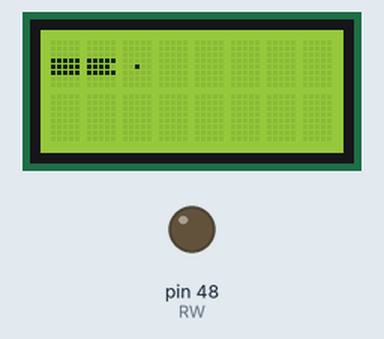
Simulated run of this sketch. Board: Arduino Mega 2560, built with avr-gcc and run on an emulated ATmega2560. On the bench: 8×2 character LCD, output pins drawn as LEDs (lit = HIGH).

Above: at 0.1 s.
At 0.8 s:
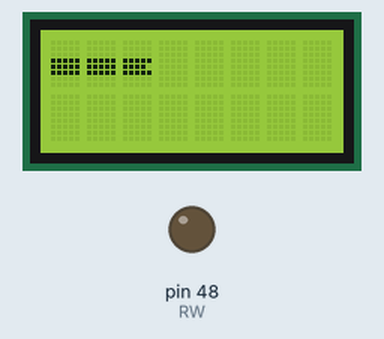
At 1.5 s:
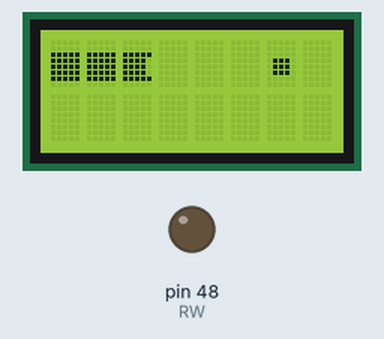
At 2.2 s:
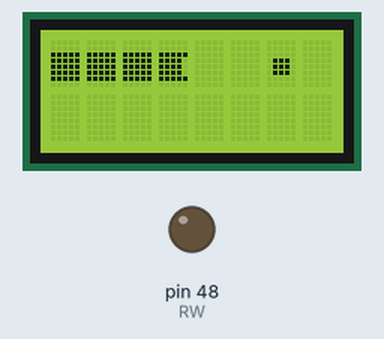
At 2.9 s:
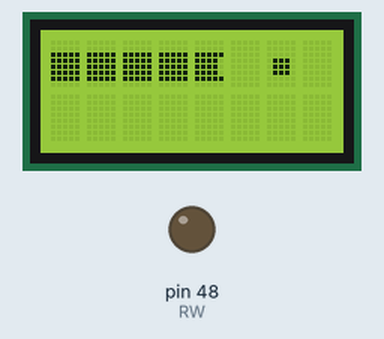
At 3.81 s:
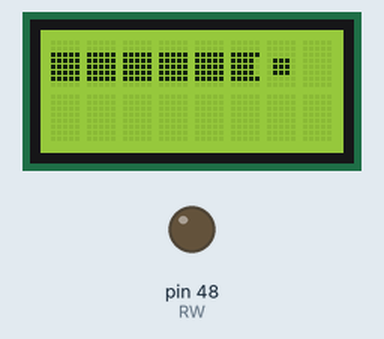

Measured:
- by itself, everything shown: repeats every 4.0 s, in 6 steps
- what the display in image 1 shows lasts 0.7 s, from 0.8 s to 1.5 s
- what the display in image 5 shows lasts 0.4 s, from 3.6 s to 4.0 s

The sketch:

anima_ao.ino
```cpp
#include <LiquidCrystal.h>
//Pinos que vão ser utilizados!.
LiquidCrystal lcd (32, 36, 42, 34, 40, 38);
byte carinha1[8] = {0b00000,
                    0b00000,
                    0b00000,
                    0b11111,
                    0b11111,
                    0b11111,
                    0b00000,
                    0b00000};

byte carinha2[8] = {0b00000,
                    0b00000,
                    0b00000,
                    0b11111,
                    0b11110,
                    0b11111,
                    0b00000,
                    0b00000};
byte carinha3[8] = {0b00000,
                    0b00000,
                    0b00000,
                    0b00000,
                    0b00100,
                    0b00000,
                    0b00000,
                    0b00000};
byte carinha4[8] = {0b00000,
                    0b00000,
                    0b11111,
                    0b11111,
                    0b11111,
                    0b11111,
                    0b11111,
                    0b00000};
byte carinha5[8] = {0b00000,
                    0b00000,
                    0b11111,
                    0b11110,
                    0b11110,
                    0b11110,
                    0b11111,
                    0b00000};
byte carinha6[8] = {0b00000,
                    0b00000,
                    0b00000,
                    0b01110,
                    0b01110,
                    0b01110,
                    0b00000,
                    0b00000};
int RW = 48;


void setup() {
  pinMode(RW, OUTPUT);
  digitalWrite(RW, LOW);
  //Define o Numero de colunas e linha!.
  lcd.begin(8, 2);
    lcd.createChar(0, carinha1);
  lcd.createChar(1, carinha2);
  lcd.createChar(2, carinha3);
  lcd.createChar(3, carinha4);
  lcd.createChar(4, carinha5);
  lcd.createChar(5, carinha6);
}

void loop() {
  lcd.clear();
  lcd.setCursor(0, 0);
  lcd.write(byte(0));
  lcd.setCursor(1, 0);
  lcd.write(byte(1));
  lcd.setCursor(2, 0);
  lcd.write(byte(2));
  delay(700);
  lcd.clear();
  lcd.setCursor(0, 0);
  lcd.write(byte(0));
  lcd.setCursor(1, 0);
  lcd.write(byte(0));
  lcd.setCursor(2, 0);
  lcd.write(byte(1));
  delay(700);
  lcd.clear();
  lcd.setCursor(0, 0);
  lcd.write(byte(3));
  lcd.setCursor(1, 0);
  lcd.write(byte(3));
  lcd.setCursor(2, 0);
  lcd.write(byte(4));
  lcd.setCursor(6, 0);
  lcd.write(byte(5));
  delay(700);
  lcd.clear();
  lcd.setCursor(0, 0);
  lcd.write(byte(3));
  lcd.setCursor(1, 0);
  lcd.write(byte(3));
  lcd.setCursor(2, 0);
  lcd.write(byte(3));
  lcd.setCursor(3, 0);
  lcd.write(byte(4));
  lcd.setCursor(6, 0);
  lcd.write(byte(5));
  delay(700);
  lcd.clear();
  lcd.setCursor(0, 0);
  lcd.write(byte(3));
  lcd.setCursor(1, 0);
  lcd.write(byte(3));
  lcd.setCursor(2, 0);
  lcd.write(byte(3));
  lcd.setCursor(3, 0);
  lcd.write(byte(3));
  lcd.setCursor(4, 0);
  lcd.write(byte(4));
  lcd.setCursor(6, 0);
  lcd.write(byte(5));
  delay(700);
  lcd.clear();
  lcd.setCursor(0, 0);
  lcd.write(byte(3));
  lcd.setCursor(1, 0);
  lcd.write(byte(3));
  lcd.setCursor(2, 0);
  lcd.write(byte(3));
  lcd.setCursor(3, 0);
  lcd.write(byte(3));
  lcd.setCursor(4, 0);
  lcd.write(byte(3));
  lcd.setCursor(5, 0);
  lcd.write(byte(4));
  lcd.setCursor(6, 0);
  lcd.write(byte(5));
  delay(450);
}
```
